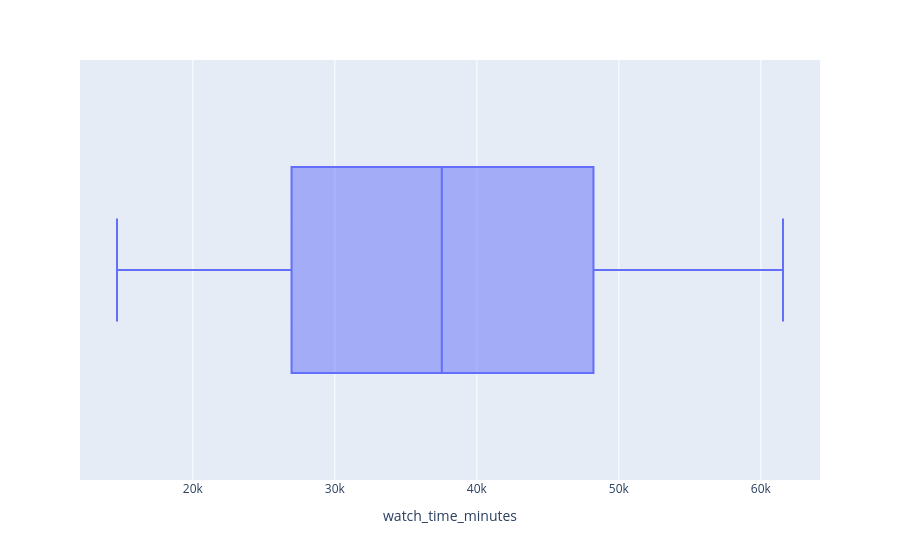

The code cell stored with this chart in its notebook:
### Code cell
import plotly.express as px
import seaborn as sns

fig = px.box(data_frame=df,x="watch_time_minutes")
fig.show()

### Figure 1 — Plotly figure (JSON) as saved in the notebook; plotly's stock layout.template omitted (floating-point values rounded to 4 significant figures; data arrays with more than 128 entries replaced by an {"elided": "..."} marker saying what was removed)
{"data": [{"alignmentgroup": "True", "hovertemplate": "watch_time_minutes=%{x}<extra></extra>", "legendgroup": "", "marker": {"color": "#636efa"}, "name": "", "notched": false, "offsetgroup": "", "orientation": "h", "showlegend": false, "type": "box", "x": {"elided": "119696 float values"}, "x0": " ", "xaxis": "x", "y0": " ", "yaxis": "y"}], "layout": {"boxmode": "group", "legend": {"tracegroupgap": 0}, "margin": {"t": 60}, "xaxis": {"anchor": "y", "domain": [0, 1], "title": {"text": "watch_time_minutes"}}, "yaxis": {"anchor": "x", "domain": [0, 1]}}}
